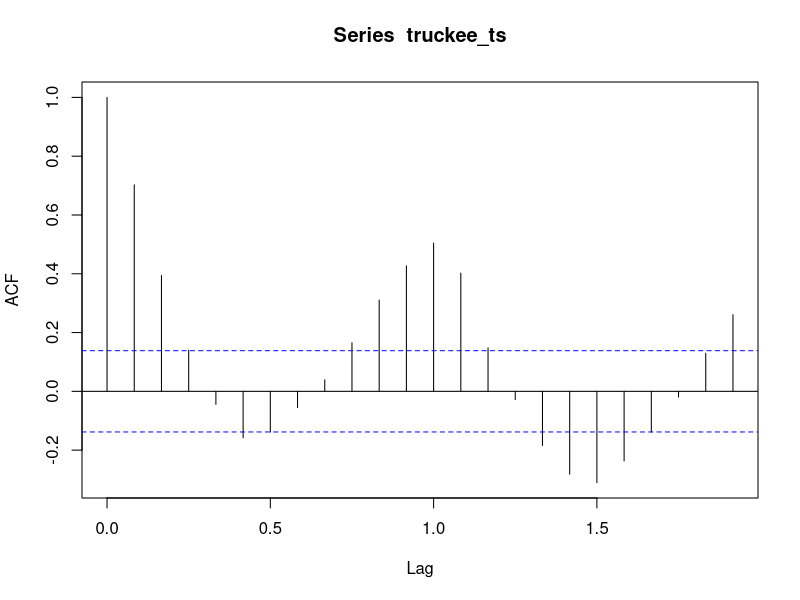
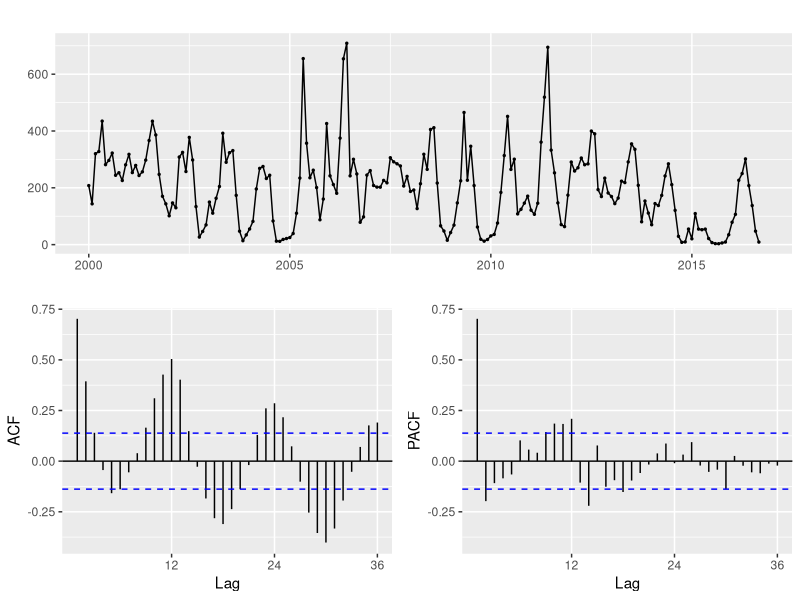
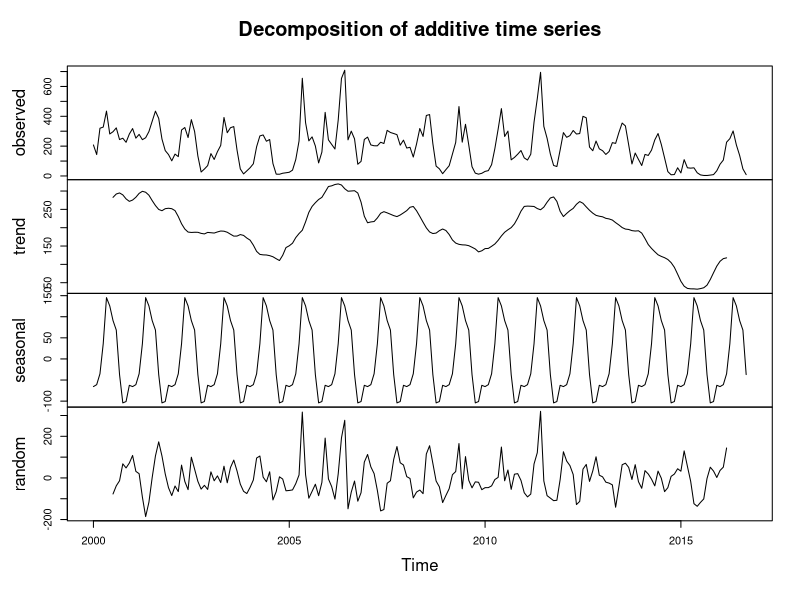
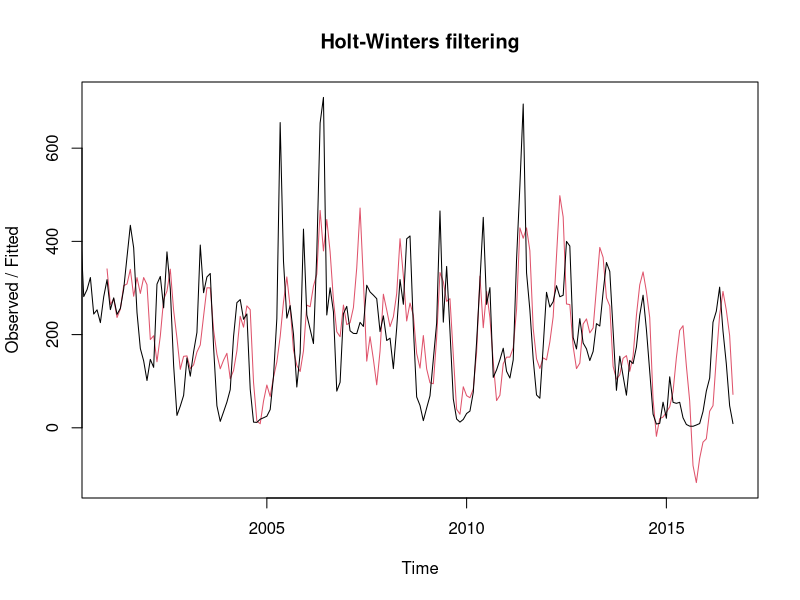
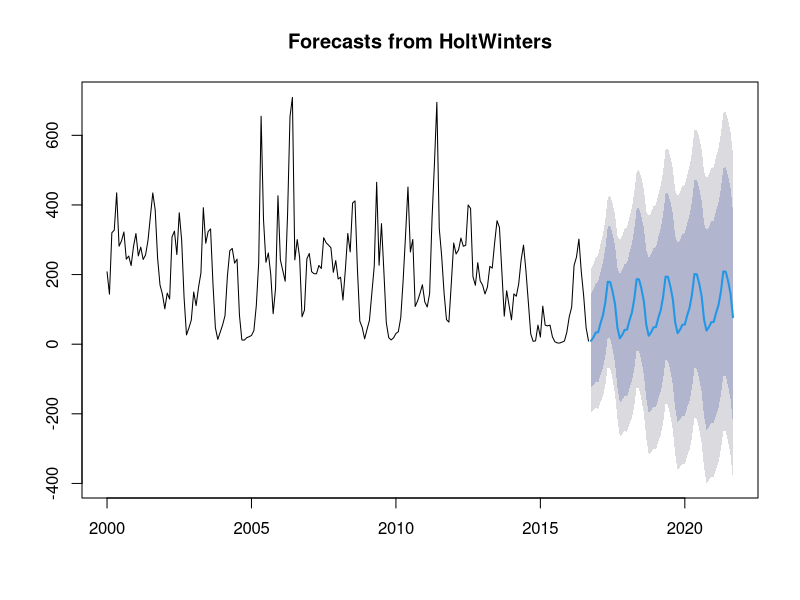
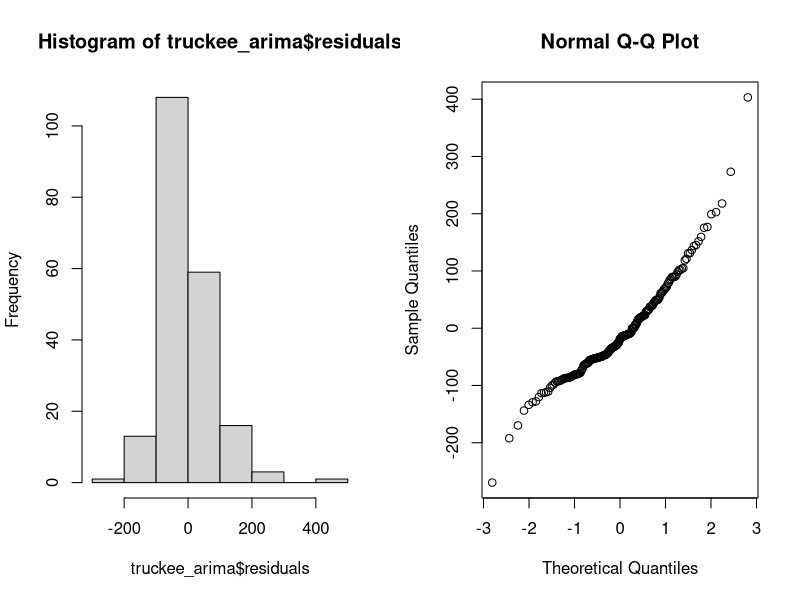
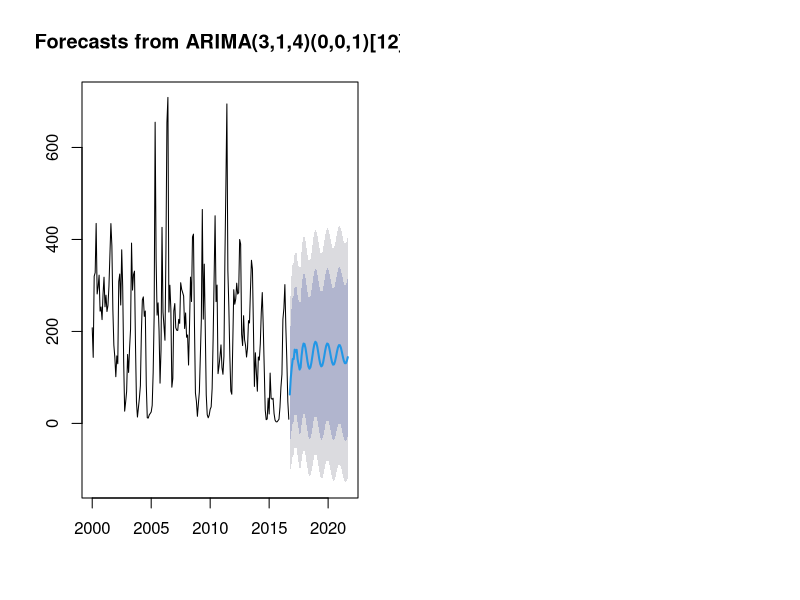

Generate these figures, in order, with R: (Note: this script raises an error after producing the figures.)
## ---- chunk 1
knitr::opts_chunk$set(echo = TRUE)
## ---- chunk 2
library(tidyverse)
library(forecast)
library(tseries)
## ---- chunk 3
truckee <- read.csv("truckee_flow-edit.csv")

truckee_ts <- ts(truckee$mean_va, frequency = 12, start = c(2000, 1))

truckee_dc <- decompose(truckee_ts)
acf(truckee_ts)
ggtsdisplay(truckee_ts)
adf_truckee <- adf.test(truckee_ts)
adf_truckee
plot(truckee_dc)
## ---- chunk 4
truckee_hw <- HoltWinters(truckee_ts)
truckee_hw
plot(truckee_hw)

truckee_holtfc <- forecast(truckee_hw, h = 60)
plot(truckee_holtfc)


## ---- chunk 5
truckee_pdq <- auto.arima(truckee_ts)
truckee_pdq
## ---- chunk 6
truckee_arima <- arima(truckee_ts, order = c(3,1,4), seasonal = list(order = c(0,0,1)))

par(mfrow = c(1,2))
hist(truckee_arima$residuals)
qqnorm(truckee_arima$residuals)

forecast_truckee <- forecast(truckee_arima, h = 60)
plot(forecast_truckee)
## ---- chunk 7
truckee_df <- data.frame(forecast_truckee)

View(truckee_df)

truckee_df

dates <- seq.Date(as.Date("2000/1/1"), by = "month", length.out = 297)  
  
ggplot(data = truckee, aes(x=dates, y=mean_va))+
  geom_line()
